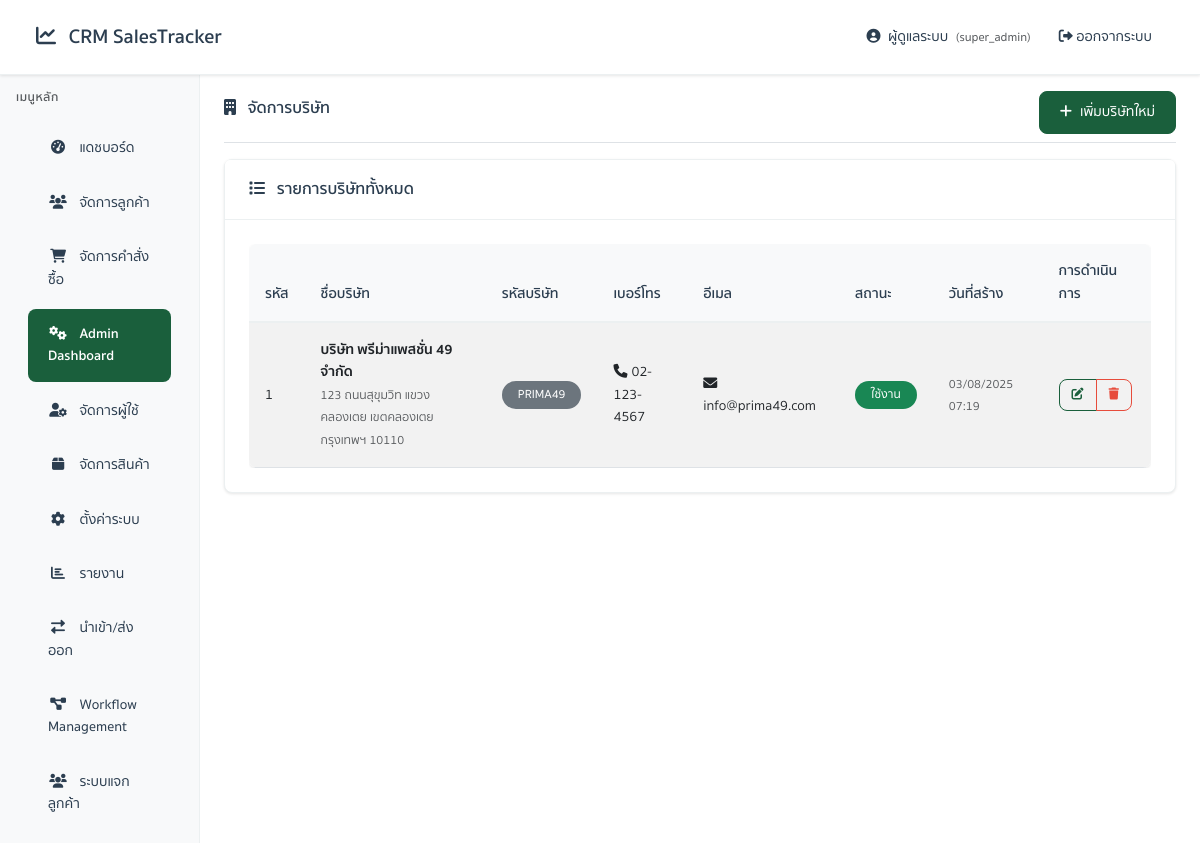
/admin.php?action=companies (signed in), run on an earlier commit of the app's database.
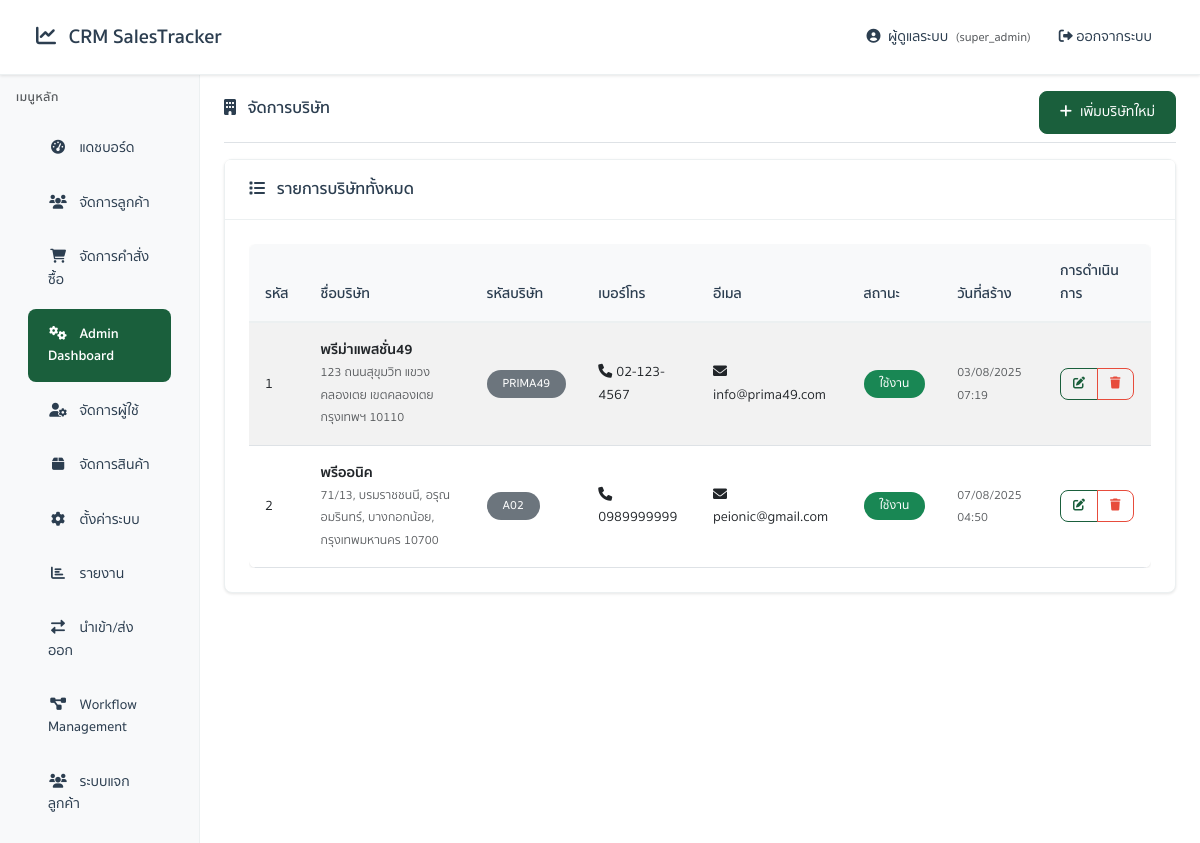
And on a later commit of the database.
### tables this page shows
CREATE TABLE `companies` (
  `company_id` int(11) NOT NULL,
  `company_name` varchar(100) NOT NULL,
  `company_code` varchar(20) DEFAULT NULL,
  `address` text DEFAULT NULL,
  `phone` varchar(20) DEFAULT NULL,
  `email` varchar(100) DEFAULT NULL,
  `is_active` tinyint(1) DEFAULT 1,
  `created_at` timestamp NOT NULL DEFAULT current_timestamp()
);

### app/core/Database.php (called while the page is built, shortened)
<?php
class Database {
    private $pdo;
    private function connect() {
        try {
            $dsn = "mysql:host=" . DB_HOST . ";port=" . DB_PORT . ";dbname=" . DB_NAME . ";charset=" . DB_CHARSET;
            $this->pdo = new PDO($dsn, DB_USER, DB_PASS);
            $this->pdo->setAttribute(PDO::ATTR_ERRMODE, PDO::ERRMODE_EXCEPTION);
            $this->pdo->setAttribute(PDO::ATTR_DEFAULT_FETCH_MODE, PDO::FETCH_ASSOC);
            $this->pdo->setAttribute(PDO::ATTR_EMULATE_PREPARES, false);
        } catch (PDOException $e) {
            throw new Exception("Database connection failed: " . $e->getMessage());
        }
    }
    public function query($sql, $params = []) {
        try {
            $stmt = $this->pdo->prepare($sql);
            $stmt->execute($params);
            return $stmt;
        } catch (PDOException $e) {
            throw new Exception("Query failed: " . $e->getMessage());
        }
    }
    public function fetchAll($sql, $params = []) {
        $stmt = $this->query($sql, $params);
        return $stmt->fetchAll();
    }
}
?>

### app/views/admin/companies/index.php (the view, shortened to what the changed rows need)
<!DOCTYPE html>
<html lang="th">
<head>
    <link href="https://cdn.jsdelivr.net/npm/bootstrap@5.3.0/dist/css/bootstrap.min.css" rel="stylesheet">
    <link href="https://cdnjs.cloudflare.com/ajax/libs/font-awesome/6.0.0/css/all.min.css" rel="stylesheet">
    <link href="assets/css/app.css" rel="stylesheet">
</head>
<body>
    <div class="container-fluid">
        <div class="row">
            <main class="col-md-9 ms-sm-auto col-lg-10 px-md-4 page-transition">
                <div class="d-flex justify-content-between flex-wrap flex-md-nowrap align-items-center pt-3 pb-2 mb-3 border-bottom">
                    <h1 class="h2">
                        <i class="fas fa-building me-2"></i>
                        จัดการบริษัท
                    </h1>
                </div>
                <div class="card">
                    <div class="card-body">
                        <?php if (empty($companies)): ?>
                            <div class="text-center py-4">
                                <i class="fas fa-building fa-3x text-muted mb-3"></i>
                                <h5 class="text-muted">ยังไม่มีข้อมูลบริษัท</h5>
                                <p class="text-muted">เริ่มต้นโดยการเพิ่มบริษัทใหม่</p>
                                <a href="admin.php?action=companies&subaction=create" class="btn btn-primary">
                                    <i class="fas fa-plus me-2"></i>เพิ่มบริษัทใหม่
                                </a>
                            </div>
                        <?php else: ?>
                            <div class="table-responsive">
                                <table class="table table-striped table-hover">
                                    <thead class="table-dark">
                                        <tr>
                                            <th>รหัส</th>
                                            <th>ชื่อบริษัท</th>
                                            <th>รหัสบริษัท</th>
                                            <th>เบอร์โทร</th>
                                            <th>อีเมล</th>
                                            <th>สถานะ</th>
                                            <th>วันที่สร้าง</th>
                                            <th>การดำเนินการ</th>
                                        </tr>
                                    </thead>
                                    <tbody>
                                        <?php foreach ($companies as $company): ?>
                                            <tr>
                                                <td><?php echo $company['company_id']; ?></td>
                                                <td>
                                                    <strong><?php echo htmlspecialchars($company['company_name']); ?></strong>
                                                    <?php if ($company['address']): ?>
                                                        <br><small class="text-muted"><?php echo htmlspecialchars($company['address']); ?></small>
                                                    <?php endif; ?>
                                                </td>
                                                <td>
                                                    <?php if ($company['company_code']): ?>
                                                        <span class="badge bg-secondary"><?php echo htmlspecialchars($company['company_code']); ?></span>
                                                    <?php else: ?>
                                                        <span class="text-muted">-</span>
                                                    <?php endif; ?>
                                                </td>
                                                <td>
                                                    <?php if ($company['phone']): ?>
                                                        <i class="fas fa-phone me-1"></i><?php echo htmlspecialchars($company['phone']); ?>
                                                    <?php else: ?>
                                                        <span class="text-muted">-</span>
                                                    <?php endif; ?>
                                                </td>
                                                <td>
                                                    <?php if ($company['email']): ?>
                                                        <i class="fas fa-envelope me-1"></i><?php echo htmlspecialchars($company['email']); ?>
                                                    <?php else: ?>
                                                        <span class="text-muted">-</span>
                                                    <?php endif; ?>
                                                </td>
                                                <td>
                                                    <?php if ($company['is_active']): ?>
                                                        <span class="badge bg-success">ใช้งาน</span>
                                                    <?php else: ?>
                                                        <span class="badge bg-danger">ไม่ใช้งาน</span>
                                                    <?php endif; ?>
                                                </td>
                                                <td>
                                                    <small class="text-muted">
                                                        <?php echo date('d/m/Y H:i', strtotime($company['created_at'])); ?>
                                                    </small>
                                                </td>
                                                <td>
                                                    <div class="btn-group" role="group">
                                                        <a href="admin.php?action=companies&subaction=edit&id=<?php echo $company['company_id']; ?>"
                                                           class="btn btn-sm btn-outline-primary" title="แก้ไข">
                                                            <i class="fas fa-edit"></i>
                                                        </a>
                                                        <a href="admin.php?action=companies&subaction=delete&id=<?php echo $company['company_id']; ?>"
                                                           class="btn btn-sm btn-outline-danger" title="ลบ">
                                                            <i class="fas fa-trash"></i>
                                                        </a>
                                                    </div>
                                                </td>
                                            </tr>
                                        <?php endforeach; ?>
                                    </tbody>
                                </table>
                            </div>
                        <?php endif; ?>
                    </div>
                </div>
            </main>
        </div>
    </div>
</body>
</html>

What changed in the data, as far as the page shows it:
changed companies "info@prima49.com": company_name "บริษัท พรีม่าแพสชั่น 49 จำกัด" → "พรีม่าแพสชั่น49"
added companies: company_id "2", company_name "พรีออนิค", address "71/13, บรมราชชนนี, อรุณอมรินทร์, บางกอกน้อย, กรุงเทพมหานคร 10700", company_code "A02", phone "0989999999", email "peionic@gmail.com", is_active "ใช้งาน", created_at "07/08/2025 04:50"
